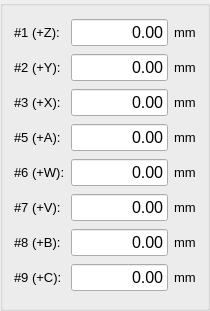
      <widget class="QGroupBox" name="gb_axis_readings">
       <property name="geometry">
        <rect>
         <x>780</x>
         <y>18</y>
         <width>210</width>
         <height>311</height>
        </rect>
       </property>
       <property name="title">
        <string/>
       </property>
       <layout class="QGridLayout" name="gridLayout_4">
        <item row="0" column="0">
         <widget class="QLabel" name="la_pos1">
          <property name="font">
           <font>
            <pointsize>10</pointsize>
           </font>
          </property>
          <property name="text">
           <string>#1 (+Z):</string>
          </property>
         </widget>
        </item>
        <item row="0" column="1">
         <widget class="QLineEdit" name="le_pos1">
          <property name="font">
           <font>
            <pointsize>12</pointsize>
            <weight>50</weight>
            <bold>false</bold>
           </font>
          </property>
          <property name="text">
           <string>0.00</string>
          </property>
          <property name="alignment">
           <set>Qt::AlignRight|Qt::AlignTrailing|Qt::AlignVCenter</set>
          </property>
          <property name="readOnly">
           <bool>true</bool>
          </property>
         </widget>
        </item>
        <item row="0" column="2">
         <widget class="QLabel" name="la_pos1_unit">
          <property name="font">
           <font>
            <pointsize>10</pointsize>
           </font>
          </property>
          <property name="text">
           <string>mm</string>
          </property>
         </widget>
        </item>
        <item row="1" column="0">
         <widget class="QLabel" name="la_pos2">
          <property name="font">
           <font>
            <pointsize>10</pointsize>
           </font>
          </property>
          <property name="text">
           <string>#2 (+Y):</string>
          </property>
         </widget>
        </item>
        <item row="1" column="1">
         <widget class="QLineEdit" name="le_pos2">
          <property name="font">
           <font>
            <pointsize>12</pointsize>
            <weight>50</weight>
            <bold>false</bold>
           </font>
          </property>
          <property name="text">
           <string>0.00</string>
          </property>
          <property name="alignment">
           <set>Qt::AlignRight|Qt::AlignTrailing|Qt::AlignVCenter</set>
          </property>
          <property name="readOnly">
           <bool>true</bool>
          </property>
         </widget>
        </item>
        <item row="1" column="2">
         <widget class="QLabel" name="la_pos2_unit">
          <property name="font">
           <font>
            <pointsize>10</pointsize>
           </font>
          </property>
          <property name="text">
           <string>mm</string>
          </property>
         </widget>
        </item>
        <item row="2" column="0">
         <widget class="QLabel" name="la_pos3">
          <property name="font">
           <font>
            <pointsize>10</pointsize>
           </font>
          </property>
          <property name="text">
           <string>#3 (+X):</string>
          </property>
         </widget>
        </item>
        <item row="2" column="1">
         <widget class="QLineEdit" name="le_pos3">
          <property name="font">
           <font>
            <pointsize>12</pointsize>
            <weight>50</weight>
            <bold>false</bold>
           </font>
          </property>
          <property name="text">
           <string>0.00</string>
          </property>
          <property name="alignment">
           <set>Qt::AlignRight|Qt::AlignTrailing|Qt::AlignVCenter</set>
          </property>
          <property name="readOnly">
           <bool>true</bool>
          </property>
         </widget>
        </item>
        <item row="2" column="2">
         <widget class="QLabel" name="la_pos3_unit">
          <property name="font">
           <font>
            <pointsize>10</pointsize>
           </font>
          </property>
          <property name="text">
           <string>mm</string>
          </property>
         </widget>
        </item>
        <item row="3" column="0">
         <widget class="QLabel" name="la_pos5">
          <property name="font">
           <font>
            <pointsize>10</pointsize>
           </font>
          </property>
          <property name="text">
           <string>#5 (+A):</string>
          </property>
         </widget>
        </item>
        <item row="3" column="1">
         <widget class="QLineEdit" name="le_pos5">
          <property name="font">
           <font>
            <pointsize>12</pointsize>
            <weight>50</weight>
            <bold>false</bold>
           </font>
          </property>
          <property name="text">
           <string>0.00</string>
          </property>
          <property name="alignment">
           <set>Qt::AlignRight|Qt::AlignTrailing|Qt::AlignVCenter</set>
          </property>
          <property name="readOnly">
           <bool>true</bool>
          </property>
         </widget>
        </item>
        <item row="3" column="2">
         <widget class="QLabel" name="la_pos5_unit">
          <property name="font">
           <font>
            <pointsize>10</pointsize>
           </font>
          </property>
          <property name="text">
           <string>mm</string>
          </property>
         </widget>
        </item>
        <item row="4" column="0">
         <widget class="QLabel" name="la_pos6">
          <property name="font">
           <font>
            <pointsize>10</pointsize>
           </font>
          </property>
          <property name="text">
           <string>#6 (+W):</string>
          </property>
         </widget>
        </item>
        <item row="4" column="1">
         <widget class="QLineEdit" name="le_pos6">
          <property name="font">
           <font>
            <pointsize>12</pointsize>
            <weight>50</weight>
            <bold>false</bold>
           </font>
          </property>
          <property name="text">
           <string>0.00</string>
          </property>
          <property name="alignment">
           <set>Qt::AlignRight|Qt::AlignTrailing|Qt::AlignVCenter</set>
          </property>
          <property name="readOnly">
           <bool>true</bool>
          </property>
         </widget>
        </item>
        <item row="4" column="2">
         <widget class="QLabel" name="la_pos6_unit">
          <property name="font">
           <font>
            <pointsize>10</pointsize>
           </font>
          </property>
          <property name="text">
           <string>mm</string>
          </property>
         </widget>
        </item>
        <item row="5" column="0">
         <widget class="QLabel" name="la_pos7">
          <property name="font">
           <font>
            <pointsize>10</pointsize>
           </font>
          </property>
          <property name="text">
           <string>#7 (+V):</string>
          </property>
         </widget>
        </item>
        <item row="5" column="1">
         <widget class="QLineEdit" name="le_pos7">
          <property name="font">
           <font>
            <pointsize>12</pointsize>
            <weight>50</weight>
            <bold>false</bold>
           </font>
          </property>
          <property name="text">
           <string>0.00</string>
          </property>
          <property name="alignment">
           <set>Qt::AlignRight|Qt::AlignTrailing|Qt::AlignVCenter</set>
          </property>
          <property name="readOnly">
           <bool>true</bool>
          </property>
         </widget>
        </item>
        <item row="5" column="2">
         <widget class="QLabel" name="la_pos7_unit">
          <property name="font">
           <font>
            <pointsize>10</pointsize>
           </font>
          </property>
          <property name="text">
           <string>mm</string>
          </property>
         </widget>
        </item>
        <item row="6" column="0">
         <widget class="QLabel" name="la_pos8">
          <property name="font">
           <font>
            <pointsize>10</pointsize>
           </font>
          </property>
          <property name="text">
           <string>#8 (+B):</string>
          </property>
         </widget>
        </item>
        <item row="6" column="1">
         <widget class="QLineEdit" name="le_pos8">
          <property name="font">
           <font>
            <pointsize>12</pointsize>
            <weight>50</weight>
            <bold>false</bold>
           </font>
          </property>
          <property name="text">
           <string>0.00</string>
          </property>
          <property name="alignment">
           <set>Qt::AlignRight|Qt::AlignTrailing|Qt::AlignVCenter</set>
          </property>
          <property name="readOnly">
           <bool>true</bool>
          </property>
         </widget>
        </item>
        <item row="6" column="2">
         <widget class="QLabel" name="la_pos8_unit">
          <property name="font">
           <font>
            <pointsize>10</pointsize>
           </font>
          </property>
          <property name="text">
           <string>mm</string>
          </property>
         </widget>
        </item>
        <item row="7" column="0">
         <widget class="QLabel" name="la_pos9">
          <property name="font">
           <font>
            <pointsize>10</pointsize>
           </font>
          </property>
          <property name="text">
           <string>#9 (+C):</string>
          </property>
         </widget>
        </item>
        <item row="7" column="1">
         <widget class="QLineEdit" name="le_pos9">
          <property name="font">
           <font>
            <pointsize>12</pointsize>
            <weight>50</weight>
            <bold>false</bold>
           </font>
          </property>
          <property name="text">
           <string>0.00</string>
          </property>
          <property name="alignment">
           <set>Qt::AlignRight|Qt::AlignTrailing|Qt::AlignVCenter</set>
          </property>
          <property name="readOnly">
           <bool>true</bool>
          </property>
         </widget>
        </item>
        <item row="7" column="2">
         <widget class="QLabel" name="la_pos9_unit">
          <property name="font">
           <font>
            <pointsize>10</pointsize>
           </font>
          </property>
          <property name="text">
           <string>mm</string>
          </property>
         </widget>
        </item>
       </layout>
      </widget>
